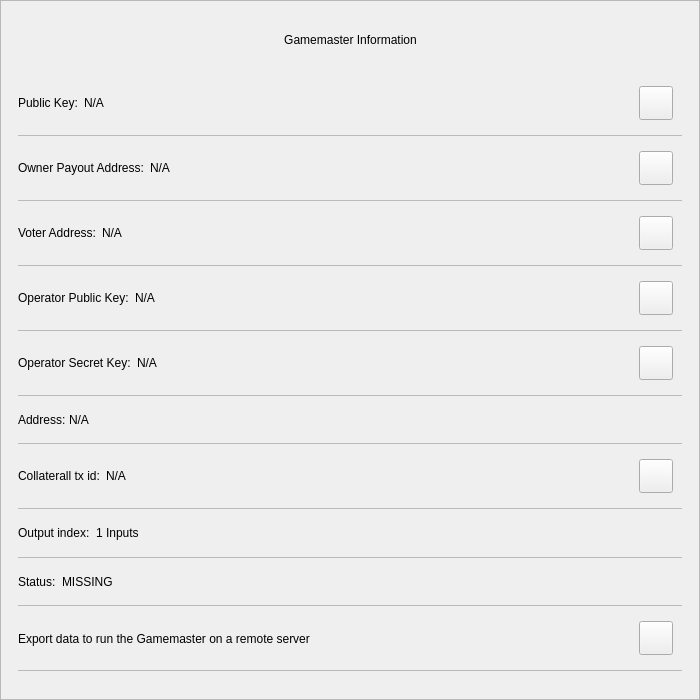
<?xml version="1.0" encoding="UTF-8"?>
<ui version="4.0">
 <class>GmInfoDialog</class>
 <widget class="QWidget" name="GmInfoDialog">
  <property name="geometry">
   <rect>
    <x>0</x>
    <y>0</y>
    <width>700</width>
    <height>700</height>
   </rect>
  </property>
  <property name="minimumSize">
   <size>1
    <width>650</width>
    <height>530</height>
   </size>
  </property>
  <property name="windowTitle">
   <string notr="true">N/A</string>
  </property>
  <property name="styleSheet">
   <string notr="true"/>
  </property>
  <layout class="QVBoxLayout" name="verticalLayout_3">
   <property name="spacing">
    <number>0</number>
   </property>
   <property name="leftMargin">
    <number>0</number>
   </property>
   <property name="topMargin">
    <number>0</number>
   </property>
   <property name="rightMargin">
    <number>0</number>
   </property>
   <property name="bottomMargin">
    <number>0</number>
   </property>
   <item>
    <widget class="QFrame" name="frame">
     <property name="styleSheet">
      <string notr="true"/>
     </property>
     <property name="frameShape">
      <enum>QFrame::StyledPanel</enum>
     </property>
     <property name="frameShadow">
      <enum>QFrame::Raised</enum>
     </property>
     <layout class="QVBoxLayout" name="verticalLayout">
      <property name="leftMargin">
       <number>0</number>
      </property>
      <property name="rightMargin">
       <number>0</number>
      </property>
      <item>
       <layout class="QHBoxLayout" name="horizontalLayout_3">
        <property name="spacing">
         <number>0</number>
        </property>
        <property name="leftMargin">
         <number>20</number>
        </property>
        <property name="topMargin">
         <number>10</number>
        </property>
        <property name="rightMargin">
         <number>20</number>
        </property>
        <item>
         <spacer name="horizontalSpacer_2">
          <property name="orientation">
           <enum>Qt::Horizontal</enum>
          </property>
          <property name="sizeHint" stdset="0">
           <size>
            <width>40</width>
            <height>20</height>
           </size>
          </property>
         </spacer>
        </item>
        <item>
         <widget class="QLabel" name="labelTitle">
          <property name="minimumSize">
           <size>
            <width>0</width>
            <height>40</height>
           </size>
          </property>
          <property name="maximumSize">
           <size>
            <width>16777215</width>
            <height>40</height>
           </size>
          </property>
          <property name="styleSheet">
           <string notr="true">padding-left:24px;</string>
          </property>
          <property name="text">
           <string>Gamemaster Information</string>
          </property>
          <property name="alignment">
           <set>Qt::AlignCenter</set>
          </property>
          <property name="margin">
           <number>7</number>
          </property>
         </widget>
        </item>
        <item>
         <spacer name="horizontalSpacer">
          <property name="orientation">
           <enum>Qt::Horizontal</enum>
          </property>
          <property name="sizeHint" stdset="0">
           <size>
            <width>40</width>
            <height>20</height>
           </size>
          </property>
         </spacer>
        </item>
        <item>
         <widget class="QPushButton" name="btnEsc">
          <property name="minimumSize">
           <size>
            <width>24</width>
            <height>24</height>
           </size>
          </property>
          <property name="maximumSize">
           <size>
            <width>24</width>
            <height>24</height>
           </size>
          </property>
          <property name="styleSheet">
           <string notr="true">border:none;</string>
          </property>
          <property name="text">
           <string/>
          </property>
         </widget>
        </item>
       </layout>
      </item>
      <item>
       <spacer name="verticalSpacer">
        <property name="orientation">
         <enum>Qt::Vertical</enum>
        </property>
        <property name="sizeType">
         <enum>QSizePolicy::Fixed</enum>
        </property>
        <property name="sizeHint" stdset="0">
         <size>
          <width>20</width>
          <height>10</height>
         </size>
        </property>
       </spacer>
      </item>
      <item>
       <widget class="QWidget" name="layoutScroll" native="true">
        <property name="minimumSize">
         <size>
          <width>0</width>
          <height>0</height>
         </size>
        </property>
        <layout class="QVBoxLayout" name="verticalLayout_4">
         <property name="leftMargin">
          <number>0</number>
         </property>
         <property name="topMargin">
          <number>0</number>
         </property>
         <property name="rightMargin">
          <number>0</number>
         </property>
         <item>
          <widget class="QScrollArea" name="scrollArea">
           <property name="styleSheet">
            <string notr="true">#scrollArea {
background:transparent;
}</string>
           </property>
           <property name="horizontalScrollBarPolicy">
            <enum>Qt::ScrollBarAlwaysOff</enum>
           </property>
           <property name="sizeAdjustPolicy">
            <enum>QAbstractScrollArea::AdjustIgnored</enum>
           </property>
           <property name="widgetResizable">
            <bool>true</bool>
           </property>
           <property name="alignment">
            <set>Qt::AlignLeading|Qt::AlignLeft|Qt::AlignTop</set>
           </property>
           <widget class="QWidget" name="scrollAreaWidgetContents">
            <property name="geometry">
             <rect>
              <x>0</x>
              <y>0</y>
              <width>682</width>
              <height>599</height>
             </rect>
            </property>
            <property name="autoFillBackground">
             <bool>false</bool>
            </property>
            <property name="styleSheet">
             <string notr="true">#scrollAreaWidgetContents {
background:transparent;
}</string>
            </property>
            <layout class="QVBoxLayout" name="verticalLayout_7">
             <property name="spacing">
              <number>0</number>
             </property>
             <property name="sizeConstraint">
              <enum>QLayout::SetDefaultConstraint</enum>
             </property>
             <property name="leftMargin">
              <number>0</number>
             </property>
             <property name="topMargin">
              <number>0</number>
             </property>
             <property name="rightMargin">
              <number>0</number>
             </property>
             <property name="bottomMargin">
              <number>0</number>
             </property>
             <item>
              <widget class="QWidget" name="content" native="true">
               <layout class="QVBoxLayout" name="verticalLayout_2">
                <property name="leftMargin">
                 <number>16</number>
                </property>
                <property name="topMargin">
                 <number>0</number>
                </property>
                <property name="rightMargin">
                 <number>16</number>
                </property>
                <item>
                 <widget class="QWidget" name="contentID" native="true">
                  <layout class="QHBoxLayout" name="horizontalLayout_12" stretch="0,1,0">
                   <property name="leftMargin">
                    <number>0</number>
                   </property>
                   <item>
                    <widget class="QLabel" name="labelId">
                     <property name="maximumSize">
                      <size>
                       <width>16777215</width>
                       <height>16777215</height>
                      </size>
                     </property>
                     <property name="text">
                      <string>Public Key:</string>
                     </property>
                    </widget>
                   </item>
                   <item>
                    <widget class="QLabel" name="textId">
                     <property name="text">
                      <string notr="true">N/A</string>
                     </property>
                    </widget>
                   </item>
                   <item>
                    <widget class="QPushButton" name="pushCopy">
                     <property name="minimumSize">
                      <size>
                       <width>34</width>
                       <height>34</height>
                      </size>
                     </property>
                     <property name="maximumSize">
                      <size>
                       <width>34</width>
                       <height>34</height>
                      </size>
                     </property>
                     <property name="focusPolicy">
                      <enum>Qt::NoFocus</enum>
                     </property>
                     <property name="text">
                      <string/>
                     </property>
                     <property name="iconSize">
                      <size>
                       <width>24</width>
                       <height>24</height>
                      </size>
                     </property>
                    </widget>
                   </item>
                  </layout>
                 </widget>
                </item>
                <item>
                 <widget class="QLabel" name="labelDivider11">
                  <property name="maximumSize">
                   <size>
                    <width>16777215</width>
                    <height>1</height>
                   </size>
                  </property>
                  <property name="styleSheet">
                   <string notr="true">background-color:#bababa;</string>
                  </property>
                  <property name="text">
                   <string/>
                  </property>
                 </widget>
                </item>
                <item>
                 <widget class="QWidget" name="contentOwnerPayoutAddr" native="true">
                  <layout class="QHBoxLayout" name="horizontalLayout_12" stretch="0,1,0">
                   <property name="leftMargin">
                    <number>0</number>
                   </property>
                   <item>
                    <widget class="QLabel" name="labelOwnerPayoutAddr">
                     <property name="maximumSize">
                      <size>
                       <width>16777215</width>
                       <height>16777215</height>
                      </size>
                     </property>
                     <property name="text">
                      <string>Owner Payout Address:</string>
                     </property>
                    </widget>
                   </item>
                   <item>
                    <widget class="QLabel" name="textOwnerPayoutAddr">
                     <property name="text">
                      <string notr="true">N/A</string>
                     </property>
                    </widget>
                   </item>
                   <item>
                    <widget class="QPushButton" name="pushCopyOwnerPayoutAddr">
                     <property name="minimumSize">
                      <size>
                       <width>34</width>
                       <height>34</height>
                      </size>
                     </property>
                     <property name="maximumSize">
                      <size>
                       <width>34</width>
                       <height>34</height>
                      </size>
                     </property>
                     <property name="focusPolicy">
                      <enum>Qt::NoFocus</enum>
                     </property>
                     <property name="text">
                      <string/>
                     </property>
                     <property name="iconSize">
                      <size>
                       <width>24</width>
                       <height>24</height>
                      </size>
                     </property>
                    </widget>
                   </item>
                  </layout>
                 </widget>
                </item>
                <item>
                 <widget class="QLabel" name="labelDivider10">
                  <property name="maximumSize">
                   <size>
                    <width>16777215</width>
                    <height>1</height>
                   </size>
                  </property>
                  <property name="styleSheet">
                   <string notr="true">background-color:#bababa;</string>
                  </property>
                  <property name="text">
                   <string/>
                  </property>
                 </widget>
                </item>
                <item>
                 <widget class="QWidget" name="contentVoterAddr" native="true">
                  <layout class="QHBoxLayout" name="horizontalLayout_12" stretch="0,1,0">
                   <property name="leftMargin">
                    <number>0</number>
                   </property>
                   <item>
                    <widget class="QLabel" name="labelVoterAddr">
                     <property name="maximumSize">
                      <size>
                       <width>16777215</width>
                       <height>16777215</height>
                      </size>
                     </property>
                     <property name="text">
                      <string>Voter Address:</string>
                     </property>
                    </widget>
                   </item>
                   <item>
                    <widget class="QLabel" name="textVoterAddr">
                     <property name="text">
                      <string notr="true">N/A</string>
                     </property>
                    </widget>
                   </item>
                   <item>
                    <widget class="QPushButton" name="pushCopyVoterAddr">
                     <property name="minimumSize">
                      <size>
                       <width>34</width>
                       <height>34</height>
                      </size>
                     </property>
                     <property name="maximumSize">
                      <size>
                       <width>34</width>
                       <height>34</height>
                      </size>
                     </property>
                     <property name="focusPolicy">
                      <enum>Qt::NoFocus</enum>
                     </property>
                     <property name="text">
                      <string/>
                     </property>
                     <property name="iconSize">
                      <size>
                       <width>24</width>
                       <height>24</height>
                      </size>
                     </property>
                    </widget>
                   </item>
                  </layout>
                 </widget>
                </item>
                <item>
                 <widget class="QLabel" name="labelDivider9">
                  <property name="maximumSize">
                   <size>
                    <width>16777215</width>
                    <height>1</height>
                   </size>
                  </property>
                  <property name="styleSheet">
                   <string notr="true">background-color:#bababa;</string>
                  </property>
                  <property name="text">
                   <string/>
                  </property>
                 </widget>
                </item>
                <item>
                 <widget class="QWidget" name="contentOperatorPubKey" native="true">
                  <layout class="QHBoxLayout" name="horizontalLayout_12" stretch="0,1,0">
                   <property name="leftMargin">
                    <number>0</number>
                   </property>
                   <item>
                    <widget class="QLabel" name="labelOperatorPubKey">
                     <property name="maximumSize">
                      <size>
                       <width>16777215</width>
                       <height>16777215</height>
                      </size>
                     </property>
                     <property name="text">
                      <string>Operator Public Key:</string>
                     </property>
                    </widget>
                   </item>
                   <item>
                    <widget class="QLabel" name="textOperatorPubKey">
                     <property name="text">
                      <string notr="true">N/A</string>
                     </property>
                    </widget>
                   </item>
                   <item>
                    <widget class="QPushButton" name="pushCopyOperatorPubKey">
                     <property name="minimumSize">
                      <size>
                       <width>34</width>
                       <height>34</height>
                      </size>
                     </property>
                     <property name="maximumSize">
                      <size>
                       <width>34</width>
                       <height>34</height>
                      </size>
                     </property>
                     <property name="focusPolicy">
                      <enum>Qt::NoFocus</enum>
                     </property>
                     <property name="text">
                      <string/>
                     </property>
                     <property name="iconSize">
                      <size>
                       <width>24</width>
                       <height>24</height>
                      </size>
                     </property>
                    </widget>
                   </item>
                  </layout>
                 </widget>
                </item>
                <item>
                 <widget class="QLabel" name="labelDivider12">
                  <property name="maximumSize">
                   <size>
                    <width>16777215</width>
                    <height>1</height>
                   </size>
                  </property>
                  <property name="styleSheet">
                   <string notr="true">background-color:#bababa;</string>
                  </property>
                  <property name="text">
                   <string/>
                  </property>
                 </widget>
                </item>
                <item>
                 <widget class="QWidget" name="contentOperatorSk" native="true">
                  <layout class="QHBoxLayout" name="horizontalLayout_12" stretch="0,1,0">
                   <property name="leftMargin">
                    <number>0</number>
                   </property>
                   <item>
                    <widget class="QLabel" name="labelOperatorSk">
                     <property name="maximumSize">
                      <size>
                       <width>16777215</width>
                       <height>16777215</height>
                      </size>
                     </property>
                     <property name="text">
                      <string>Operator Secret Key:</string>
                     </property>
                    </widget>
                   </item>
                   <item>
                    <widget class="QLabel" name="textOperatorSk">
                     <property name="text">
                      <string notr="true">N/A</string>
                     </property>
                    </widget>
                   </item>
                   <item>
                    <widget class="QPushButton" name="pushCopyOperatorSk">
                     <property name="minimumSize">
                      <size>
                       <width>34</width>
                       <height>34</height>
                      </size>
                     </property>
                     <property name="maximumSize">
                      <size>
                       <width>34</width>
                       <height>34</height>
                      </size>
                     </property>
                     <property name="focusPolicy">
                      <enum>Qt::NoFocus</enum>
                     </property>
                     <property name="text">
                      <string/>
                     </property>
                     <property name="iconSize">
                      <size>
                       <width>24</width>
                       <height>24</height>
                      </size>
                     </property>
                    </widget>
                   </item>
                  </layout>
                 </widget>
                </item>
                <item>
                 <widget class="QLabel" name="labelDivider13">
                  <property name="maximumSize">
                   <size>
                    <width>16777215</width>
                    <height>1</height>
                   </size>
                  </property>
                  <property name="styleSheet">
                   <string notr="true">background-color:#bababa;</string>
                  </property>
                  <property name="text">
                   <string/>
                  </property>
                 </widget>
                </item>
                <item>
                 <widget class="QWidget" name="contentOutputs" native="true">
                  <layout class="QHBoxLayout" name="horizontalLayout_11" stretch="0,3">
                   <property name="spacing">
                    <number>0</number>
                   </property>
                   <property name="leftMargin">
                    <number>0</number>
                   </property>
                   <property name="rightMargin">
                    <number>12</number>
                   </property>
                   <item>
                    <widget class="QLabel" name="labelSend">
                     <property name="maximumSize">
                      <size>
                       <width>16777215</width>
                       <height>16777215</height>
                      </size>
                     </property>
                     <property name="text">
                      <string>Address: </string>
                     </property>
                    </widget>
                   </item>
                   <item>
                    <widget class="QLabel" name="textAddress">
                     <property name="text">
                      <string notr="true">N/A</string>
                     </property>
                    </widget>
                   </item>
                  </layout>
                 </widget>
                </item>
                <item>
                 <widget class="QLabel" name="labelDivider8">
                  <property name="maximumSize">
                   <size>
                    <width>16777215</width>
                    <height>1</height>
                   </size>
                  </property>
                  <property name="styleSheet">
                   <string notr="true">background-color:#bababa;</string>
                  </property>
                  <property name="text">
                   <string/>
                  </property>
                 </widget>
                </item>
                <item>
                 <widget class="QWidget" name="contentAmount" native="true">
                  <layout class="QHBoxLayout" name="horizontalLayout_4" stretch="0,1,0">
                   <property name="leftMargin">
                    <number>0</number>
                   </property>
                   <item>
                    <widget class="QLabel" name="labelAmount">
                     <property name="maximumSize">
                      <size>
                       <width>16777215</width>
                       <height>16777215</height>
                      </size>
                     </property>
                     <property name="text">
                      <string>Collaterall tx id:</string>
                     </property>
                    </widget>
                   </item>
                   <item>
                    <widget class="QLabel" name="textAmount">
                     <property name="text">
                      <string notr="true">N/A</string>
                     </property>
                    </widget>
                   </item>
                   <item>
                    <widget class="QPushButton" name="pushCopyId">
                     <property name="minimumSize">
                      <size>
                       <width>34</width>
                       <height>34</height>
                      </size>
                     </property>
                     <property name="maximumSize">
                      <size>
                       <width>34</width>
                       <height>34</height>
                      </size>
                     </property>
                     <property name="focusPolicy">
                      <enum>Qt::NoFocus</enum>
                     </property>
                     <property name="text">
                      <string/>
                     </property>
                    </widget>
                   </item>
                  </layout>
                 </widget>
                </item>
                <item>
                 <widget class="QLabel" name="labelDivider6">
                  <property name="maximumSize">
                   <size>
                    <width>16777215</width>
                    <height>1</height>
                   </size>
                  </property>
                  <property name="styleSheet">
                   <string notr="true">background-color:#bababa;</string>
                  </property>
                  <property name="text">
                   <string/>
                  </property>
                 </widget>
                </item>
                <item>
                 <widget class="QWidget" name="contentInputs" native="true">
                  <layout class="QHBoxLayout" name="horizontalLayout" stretch="0,2">
                   <property name="leftMargin">
                    <number>0</number>
                   </property>
                   <property name="rightMargin">
                    <number>12</number>
                   </property>
                   <item>
                    <widget class="QLabel" name="labelInputs">
                     <property name="sizePolicy">
                      <sizepolicy hsizetype="Minimum" vsizetype="Preferred">
                       <horstretch>0</horstretch>
                       <verstretch>0</verstretch>
                      </sizepolicy>
                     </property>
                     <property name="maximumSize">
                      <size>
                       <width>16777215</width>
                       <height>16777215</height>
                      </size>
                     </property>
                     <property name="text">
                      <string>Output index:</string>
                     </property>
                    </widget>
                   </item>
                   <item>
                    <widget class="QLabel" name="textInputs">
                     <property name="text">
                      <string>1 Inputs</string>
                     </property>
                    </widget>
                   </item>
                  </layout>
                 </widget>
                </item>
                <item>
                 <widget class="QLabel" name="labelDivider1">
                  <property name="maximumSize">
                   <size>
                    <width>16777215</width>
                    <height>1</height>
                   </size>
                  </property>
                  <property name="styleSheet">
                   <string notr="true">background-color:#bababa;</string>
                  </property>
                  <property name="text">
                   <string/>
                  </property>
                 </widget>
                </item>
                <item>
                 <widget class="QWidget" name="contentFee" native="true">
                  <layout class="QHBoxLayout" name="horizontalLayout_7" stretch="0,1">
                   <property name="leftMargin">
                    <number>0</number>
                   </property>
                   <item>
                    <widget class="QLabel" name="labelFee">
                     <property name="maximumSize">
                      <size>
                       <width>16777215</width>
                       <height>16777215</height>
                      </size>
                     </property>
                     <property name="text">
                      <string>Status:</string>
                     </property>
                    </widget>
                   </item>
                   <item>
                    <widget class="QLabel" name="textStatus">
                     <property name="text">
                      <string notr="true">MISSING</string>
                     </property>
                    </widget>
                   </item>
                  </layout>
                 </widget>
                </item>
                <item>
                 <widget class="QLabel" name="labelDivider4">
                  <property name="maximumSize">
                   <size>
                    <width>16777215</width>
                    <height>1</height>
                   </size>
                  </property>
                  <property name="styleSheet">
                   <string notr="true">background-color:#bababa;</string>
                  </property>
                  <property name="text">
                   <string/>
                  </property>
                 </widget>
                </item>
                <item>
                 <widget class="QWidget" name="contentExport" native="true">
                  <layout class="QHBoxLayout" name="horizontalLayout_8" stretch="3,0">
                   <property name="leftMargin">
                    <number>0</number>
                   </property>
                   <item>
                    <widget class="QLabel" name="textExport">
                     <property name="styleSheet">
                      <string notr="true">padding-top:1px;</string>
                     </property>
                     <property name="lineWidth">
                      <number>0</number>
                     </property>
                     <property name="text">
                      <string>Export data to run the Gamemaster on a remote server</string>
                     </property>
                     <property name="wordWrap">
                      <bool>true</bool>
                     </property>
                     <property name="indent">
                      <number>0</number>
                     </property>
                    </widget>
                   </item>
                   <item>
                    <widget class="QPushButton" name="pushExport">
                     <property name="minimumSize">
                      <size>
                       <width>34</width>
                       <height>34</height>
                      </size>
                     </property>
                     <property name="maximumSize">
                      <size>
                       <width>34</width>
                       <height>34</height>
                      </size>
                     </property>
                     <property name="focusPolicy">
                      <enum>Qt::NoFocus</enum>
                     </property>
                     <property name="text">
                      <string/>
                     </property>
                    </widget>
                   </item>
                  </layout>
                 </widget>
                </item>
                <item>
                 <widget class="QLabel" name="labelDivider7">
                  <property name="maximumSize">
                   <size>
                    <width>16777215</width>
                    <height>1</height>
                   </size>
                  </property>
                  <property name="styleSheet">
                   <string notr="true">background-color:#bababa;</string>
                  </property>
                  <property name="text">
                   <string/>
                  </property>
                 </widget>
                </item>
               </layout>
              </widget>
             </item>
            </layout>
           </widget>
          </widget>
         </item>
        </layout>
       </widget>
      </item>
     </layout>
    </widget>
   </item>
  </layout>
 </widget>
 <resources/>
 <connections/>
</ui>
